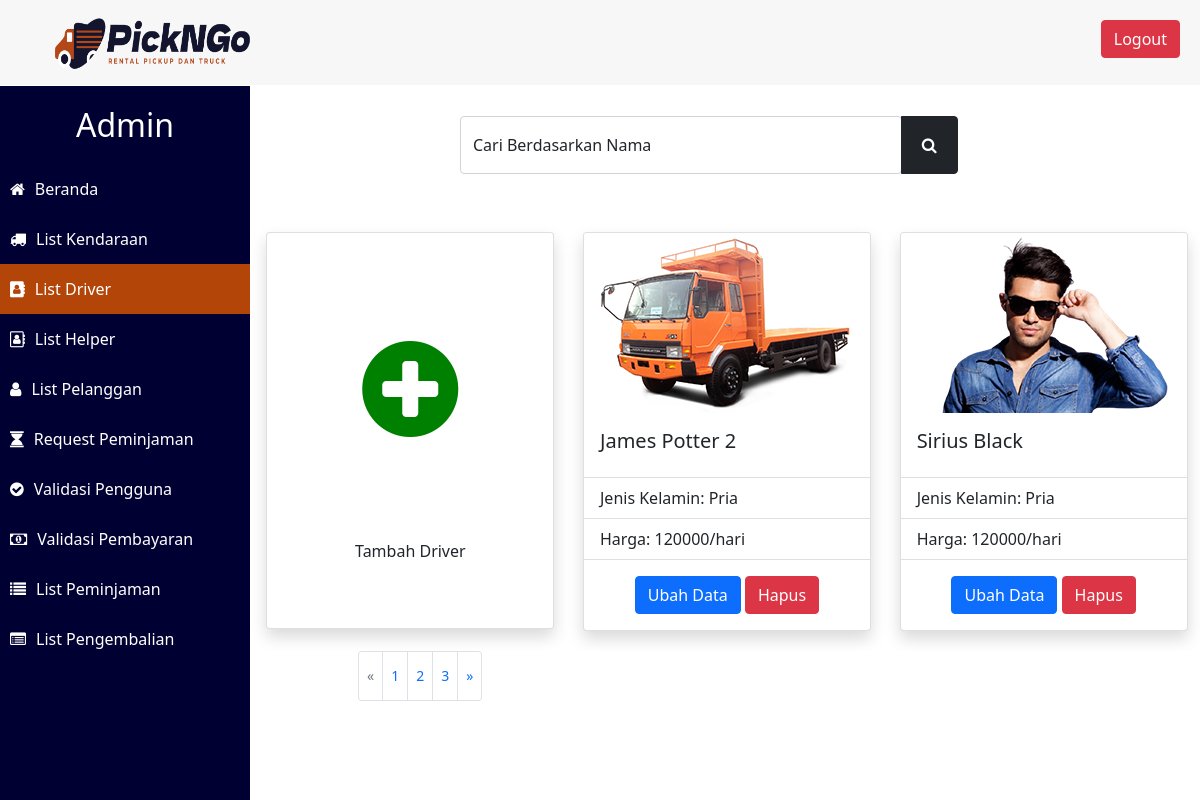
/Final_Project-Prak_Basdat/list_driver_admin.php (signed in), run on the app's committed database.
### tables this page shows
CREATE TABLE `driver` (
  `ID_driver` int(11) NOT NULL,
  `nama` varchar(30) NOT NULL,
  `jenis_kelamin` enum('Pria','Wanita') NOT NULL,
  `tarif` int(11) NOT NULL,
  `nama_foto` varchar(20) NOT NULL
);

### Final_Project-Prak_Basdat/functions.php (called while the page is built, shortened)
<?php
$conn = mysqli_connect("localhost", "root", "", "peminjaman_pickup_dan_truck_db");
function read($query) {
	global $conn;
	$result = mysqli_query($conn, $query);
	$records = [];
	while ($tuples = mysqli_fetch_assoc($result)) {
		$records[] = $tuples;
	}
	return $records;
}
?>

### Final_Project-Prak_Basdat/list_driver_admin.php (the view, shortened to what this page needs)
<?php
	require 'functions.php';
  $jumlah_data_per_page = 2;
  $jumlah_data = read("SELECT COUNT(*) AS jumlah_data FROM driver;");
  $jumlah_page = ceil($jumlah_data[0]["jumlah_data"]/$jumlah_data_per_page);
  if(isset($_GET["page_list_driver"])) {
    $page_saat_ini = $_GET["page_list_driver"];
  } else {
    $page_saat_ini = 1;
  }
  $batas_bawah = $jumlah_data_per_page*$page_saat_ini-$jumlah_data_per_page;
	$tuples = read("SELECT * FROM driver LIMIT $batas_bawah, $jumlah_data_per_page;");
?>
<!DOCTYPE html>
<html lang="en">
  <head>
    <link rel="stylesheet" href="https://cdnjs.cloudflare.com/ajax/libs/font-awesome/4.7.0/css/font-awesome.min.css">
    <link href="https://cdn.jsdelivr.net/npm/bootstrap@5.0.0-beta3/dist/css/bootstrap.min.css" rel="stylesheet">
    <link rel="stylesheet" type="text/css" href="styling.css">
  </head>
  <body>
  	<nav>
  		<a href="index.php" class="logo"><img src="Images/Logo/logo.png" style="max-height:60px;" class="img-fluid"></a>
  		<button type="button" id = "logout-button" class="btn btn-danger" data-bs-toggle="modal" data-bs-target="#modalLogout">
        Logout
      </button>
  	</nav>
  	<div class="sidebar">
  		<h2> Admin </h2>
  		<a href="beranda_admin.php"><i class="fa fa-home"></i><span>Beranda</span></a>
      <a href="list_model_kendaraan_admin.php"><i class="fa fa-truck"></i><span>List Kendaraan</span></a>
  		<a href="list_driver_admin.php" style="background-color: #b34509;"><i class = "fa fa-address-book"></i><span>List Driver</span></a>
  		<a href="list_helper_admin.php"><i class = "fa fa-address-book-o"></i><span>List Helper</span></a>
      <a href="list_pelanggan_admin.php"><i class = "fa fa-user"></i><span>List Pelanggan</span></a>
  		<a href="request_peminjaman_admin.php"><i class = "fa fa-hourglass"></i><span>Request Peminjaman</span></a>
  		<a href="validasi_user_admin.php"><i class = "fa fa-check-circle"></i><span>Validasi Pengguna</span></a>
      <a href="validasi_pembayaran_admin.php"><i class = "fa fa-money"></i><span>Validasi Pembayaran</span></a>
  		<a href="list_peminjaman_admin.php"><i class = "fa fa-list"></i><span>List Peminjaman</span></a>
      <a href="list_pengembalian_admin.php"><i class = "fa fa-list-alt"></i><span>List Pengembalian</span></a>
  	</div>
    <div class = "content">
      <form action="" method="post" autocomplete="off" class="search-form">
        <div class="utility-bar">
            <div class="input-group">
              <div class="form-floating">
                <input type="text" class="form-control" id="floatingInput" placeholder="Cari berdasarkan nama" name="keyword-search-driver">
                <label for="floatingInput">Cari Berdasarkan Nama</label>
              </div>
              <button type="submit" class="fa fa-search btn btn-dark searchbtn" name="search-driver"></button>
            </div>
        </div>
      </form>
      <div class="row card-container">
        <div class="col-xxl-3 col-xl-4 col-lg-6 col-md-6 col-sm-12">
            <div class="card mt-5 mx-auto btn shadow" style="width: 18rem; height: 397px; margin-bottom:20px;">
              <i class = "fa fa-plus-circle" style="line-height: 300px; font-size: 7rem; color: green;" data-bs-toggle="modal" data-bs-target="#ModalForm"></i>
              <p>Tambah Driver</p>
            </div>
          </div>
        <?php foreach ($tuples as $tuple): ?>
          <div class="col-xxl-3 col-xl-4 col-lg-6 col-md-6 col-sm-12">
            <div class="card mt-5 mx-auto shadow" style="width: 18rem; margin-bottom:20px;">
              <img class="card-img-top" src="Images/Driver/<?= $tuple["nama_foto"]; ?>" alt="Gambar <?= $tuple["nama"] ?>">
              <div class="card-body">
                <h5 class="card-title"><?= $tuple["nama"] ?></h5>
              </div>
              <ul class="list-group list-group-flush">
                <li class="list-group-item">Jenis Kelamin: <?= $tuple["jenis_kelamin"] ?></li>
                <li class="list-group-item">Harga: <?= $tuple["tarif"] ?>/hari</li>
              </ul>
              <div class="card-body text-center">
                <a class="btn btn-primary" role="button" onclick="updateData('<?= $tuple['ID_driver'] ?>', '<?= $tuple['nama'] ?>', '<?= $tuple['jenis_kelamin'] ?>', '<?= $tuple['tarif'] ?>', '<?= $tuple['nama_foto'] ?>')">Ubah Data</a>
                <a class="btn btn-danger" href="deletelogic.php?p_k=<?= $tuple["ID_driver"]; ?>&type=Driver" role="button" onclick="return confirm('Apakah anda yakin akan menghapus data driver <?= $tuple["nama"] ?>?')">Hapus</a>
              </div>
            </div>
          </div>
        <?php endforeach; ?>
      </div>
      <div class="row mx-auto ms-5 ps-5">
          <nav aria-label="Page navigation example" class="pagination-button" style="background-color: white;">
            <ul class="pagination pagination-sm offset-xxl-4" style="background-color: white;">
              <?php if($page_saat_ini == 1): ?>
                <li class="page-item disabled">
                  <a class="page-link" href="#" aria-label="Previous">
                    <span aria-hidden="true">&laquo;</span>
                  </a>
                </li>
              <?php endif;?>
              <?php for($i=1; $i<=$jumlah_page; $i++):?>
                <li class="page-item"><a class="page-link" href="list_driver_admin.php?page_list_driver=<?= $i; ?>"><?= $i ?></a></li>
              <?php endfor;?>
              <?php if($page_saat_ini == $jumlah_page): ?>
                <li class="page-item disabled">
                  <a class="page-link" href="#" aria-label="Next">
                    <span aria-hidden="true">&raquo;</span>
                  </a>
                </li>
              <?php else: ?>
                <li class="page-item">
                  <a class="page-link" href="list_driver_admin.php?page_list_driver=<?= $page_saat_ini+1; ?>" aria-label="Next">
                    <span aria-hidden="true">&raquo;</span>
                  </a>
                </li>
              <?php endif;?>
            </ul>
          </nav>
        </div>
    </div>
  </body>
</html>

### Final_Project-Prak_Basdat/styling.css (style rules this page uses)
* { padding: 0; margin: 0; text-decoration: none; list-style: none; box-sizing: border-box; }
nav { z-index: 99; background: #f7f7f7; line-height: 80px; position: fixed; width: 100%; }
.pagination-button { line-height: 40px; }
#logout-button { float: right; margin-right: 20px; margin-top: 20px }
.sidebar { z-index: 99; position: fixed; background: #000033; margin-top: 86px; height: 100%; width: 250px; color: white; }
.logo { margin-left: 50px; font-size: 30px; text-decoration: none }
.sidebar h2 { text-align: center; margin: 20px 0; }
.sidebar a { text-decoration: none; display: block; line-height: 50px; transition: 0.5s; }
.sidebar i { color: white; margin-left: 10px; }
.sidebar span { color: white; margin-left: 10px; }
.card-container { width: 100%; margin-left: 2px; }
.utility-bar { width: 93%; padding-top: 30px; text-align: center; margin: 0 auto; }
.form-floating { width: 50%; margin-left: 20%; margin-bottom: 10px; }
.searchbtn { padding-left: 20px; padding-right: 20px; margin-bottom: 10px; }
.content { overflow-x: hidden; margin-left: 250px; padding-top: 86px; }

### data on the page
driver: nama_foto (picture), nama "James Potter 2", jenis_kelamin "Pria", tarif "120000"
driver: nama_foto (picture), nama "Sirius Black", jenis_kelamin "Pria", tarif "120000"
